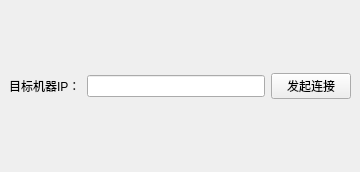
<?xml version="1.0" encoding="UTF-8"?>
<ui version="4.0">
 <class>myMainWindow</class>
 <widget class="QMainWindow" name="myMainWindow">
  <property name="geometry">
   <rect>
    <x>0</x>
    <y>0</y>
    <width>360</width>
    <height>172</height>
   </rect>
  </property>
  <property name="windowTitle">
   <string>MainWindow</string>
  </property>
  <widget class="QWidget" name="centralwidget">
   <layout class="QHBoxLayout" name="horizontalLayout">
    <item>
     <widget class="QLabel" name="label">
      <property name="text">
       <string>目标机器IP：</string>
      </property>
     </widget>
    </item>
    <item>
     <widget class="QLineEdit" name="lineEdit1"/>
    </item>
    <item>
     <widget class="QPushButton" name="mw_btn1">
      <property name="text">
       <string>发起连接</string>
      </property>
     </widget>
    </item>
   </layout>
  </widget>
 </widget>
 <resources/>
 <connections/>
</ui>
